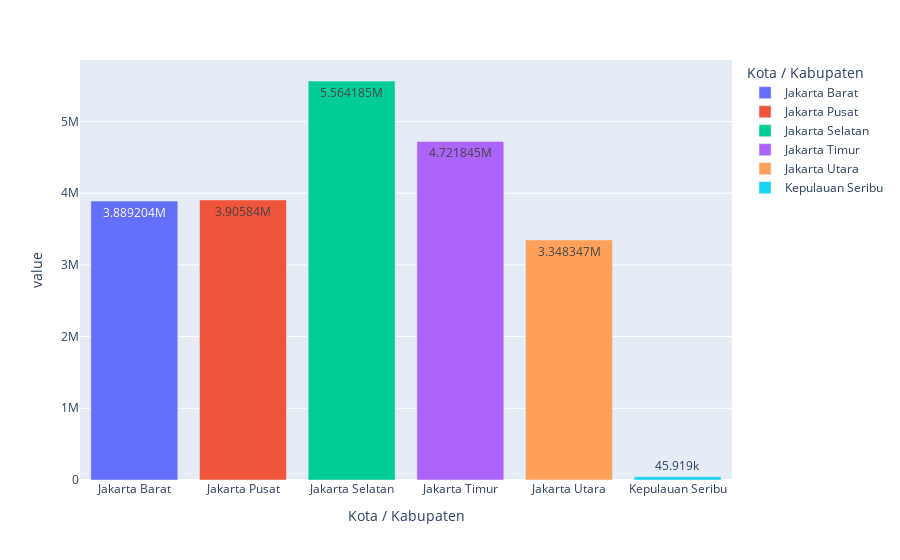

Notebook cell for this chart:
### Code cell
px.bar(df_DU_VW_grouped_kota,color=df_DU_VW_grouped_kota.index,text_auto=True)

### Figure 1 — Plotly figure (JSON) as saved in the notebook; plotly's stock layout.template omitted (floating-point values rounded to 4 significant figures)
{"data": [{"alignmentgroup": "True", "hovertemplate": "Kota / Kabupaten=%{x}<br>value=%{y}<extra></extra>", "legendgroup": "Jakarta Barat", "marker": {"color": "#636efa", "pattern": {"shape": ""}}, "name": "Jakarta Barat", "offsetgroup": "Jakarta Barat", "orientation": "v", "showlegend": true, "textposition": "auto", "texttemplate": "%{y}", "type": "bar", "x": ["Jakarta Barat"], "xaxis": "x", "y": [3889204], "yaxis": "y"}, {"alignmentgroup": "True", "hovertemplate": "Kota / Kabupaten=%{x}<br>value=%{y}<extra></extra>", "legendgroup": "Jakarta Pusat", "marker": {"color": "#EF553B", "pattern": {"shape": ""}}, "name": "Jakarta Pusat", "offsetgroup": "Jakarta Pusat", "orientation": "v", "showlegend": true, "textposition": "auto", "texttemplate": "%{y}", "type": "bar", "x": ["Jakarta Pusat"], "xaxis": "x", "y": [3905840], "yaxis": "y"}, {"alignmentgroup": "True", "hovertemplate": "Kota / Kabupaten=%{x}<br>value=%{y}<extra></extra>", "legendgroup": "Jakarta Selatan", "marker": {"color": "#00cc96", "pattern": {"shape": ""}}, "name": "Jakarta Selatan", "offsetgroup": "Jakarta Selatan", "orientation": "v", "showlegend": true, "textposition": "auto", "texttemplate": "%{y}", "type": "bar", "x": ["Jakarta Selatan"], "xaxis": "x", "y": [5564185], "yaxis": "y"}, {"alignmentgroup": "True", "hovertemplate": "Kota / Kabupaten=%{x}<br>value=%{y}<extra></extra>", "legendgroup": "Jakarta Timur", "marker": {"color": "#ab63fa", "pattern": {"shape": ""}}, "name": "Jakarta Timur", "offsetgroup": "Jakarta Timur", "orientation": "v", "showlegend": true, "textposition": "auto", "texttemplate": "%{y}", "type": "bar", "x": ["Jakarta Timur"], "xaxis": "x", "y": [4721845], "yaxis": "y"}, {"alignmentgroup": "True", "hovertemplate": "Kota / Kabupaten=%{x}<br>value=%{y}<extra></extra>", "legendgroup": "Jakarta Utara", "marker": {"color": "#FFA15A", "pattern": {"shape": ""}}, "name": "Jakarta Utara", "offsetgroup": "Jakarta Utara", "orientation": "v", "showlegend": true, "textposition": "auto", "texttemplate": "%{y}", "type": "bar", "x": ["Jakarta Utara"], "xaxis": "x", "y": [3348347], "yaxis": "y"}, {"alignmentgroup": "True", "hovertemplate": "Kota / Kabupaten=%{x}<br>value=%{y}<extra></extra>", "legendgroup": "Kepulauan Seribu", "marker": {"color": "#19d3f3", "pattern": {"shape": ""}}, "name": "Kepulauan Seribu", "offsetgroup": "Kepulauan Seribu", "orientation": "v", "showlegend": true, "textposition": "auto", "texttemplate": "%{y}", "type": "bar", "x": ["Kepulauan Seribu"], "xaxis": "x", "y": [45919], "yaxis": "y"}], "layout": {"barmode": "relative", "legend": {"title": {"text": "Kota / Kabupaten"}, "tracegroupgap": 0}, "margin": {"t": 60}, "xaxis": {"anchor": "y", "categoryarray": ["Jakarta Barat", "Jakarta Pusat", "Jakarta Selatan", "Jakarta Timur", "Jakarta Utara", "Kepulauan Seribu"], "categoryorder": "array", "domain": [0, 1], "title": {"text": "Kota / Kabupaten"}}, "yaxis": {"anchor": "x", "domain": [0, 1], "title": {"text": "value"}}}}
